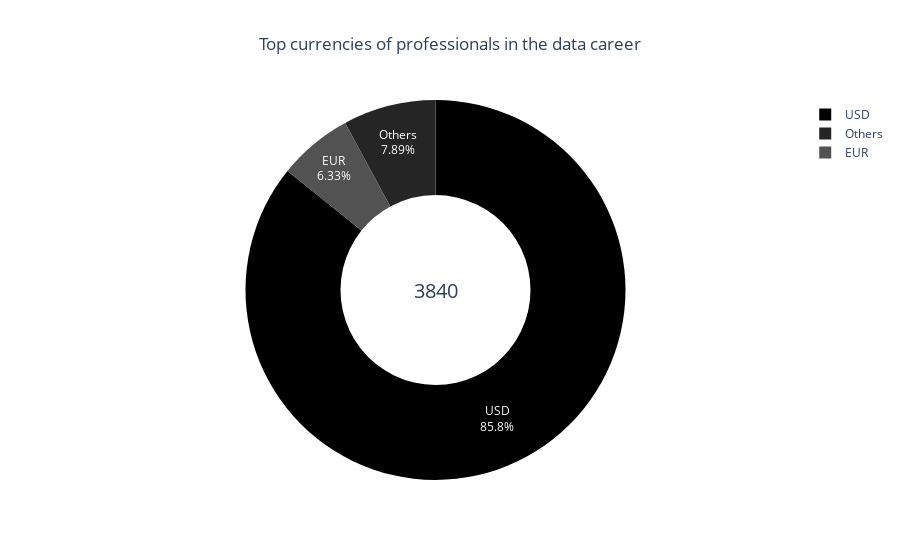

Write notebook code for a chart like this one.
### Markdown cell above
The predominant payment currencies are the Dollar and the Euro.

### Code cell
salary_currency = df["salary_currency"].value_counts()

# top currency
top_currencies_labels = salary_currency.index.values[:2].tolist()
top_currencies_values = salary_currency.values[:2].tolist()

# sum of total jobs registered
total = sum(salary_currency.values)

# sum of other jobs
others = sum(salary_currency.values[2:])

currency_values = top_currencies_values + [others]
currency_labels = top_currencies_labels + ["Others"]

currencies = dict(zip(currency_labels, currency_values))

# Sort the dictionary by values in ascending order.
currencies_ordered = dict(
    sorted(currencies.items(), key=lambda item: item[1], reverse=True)
)

# Create a Pie object for the donut chart.
data = [
    go.Pie(
        labels=list(currencies_ordered.keys()),
        values=list(currencies_ordered.values()),
        hole=0.5,
        marker=dict(colors=list(reversed(colors.sequential.Greys))),
        textinfo="percent+label",
        insidetextorientation="auto",
        hoverinfo="label+value",
    )
]

# Create the annotation with the total value.
annotation = dict(font=dict(size=20), showarrow=False, text=str(total), x=0.5, y=0.5)

# Create the graph layout.
layout = go.Layout(
    title={
        "text": "Top currencies of professionals in the data career",
        "x": 0.5,
        "xanchor": "center",
    },
    # width=600,
    # height=600,
    annotations=[annotation],
)

# Create the chart figure.
fig = go.Figure(data=data, layout=layout)

fig.show()

### Figure 1 — Plotly figure (JSON) as saved in the notebook; plotly's stock layout.template omitted (floating-point values rounded to 4 significant figures)
{"data": [{"hole": 0.5, "hoverinfo": "label+value", "insidetextorientation": "auto", "labels": ["USD", "Others", "EUR"], "marker": {"colors": ["rgb(0,0,0)", "rgb(37,37,37)", "rgb(82,82,82)", "rgb(115,115,115)", "rgb(150,150,150)", "rgb(189,189,189)", "rgb(217,217,217)", "rgb(240,240,240)", "rgb(255,255,255)"]}, "textinfo": "percent+label", "type": "pie", "values": [3294, 303, 243]}], "layout": {"annotations": [{"font": {"size": 20}, "showarrow": false, "text": "3840", "x": 0.5, "y": 0.5}], "title": {"text": "Top currencies of professionals in the data career", "x": 0.5, "xanchor": "center"}}}
